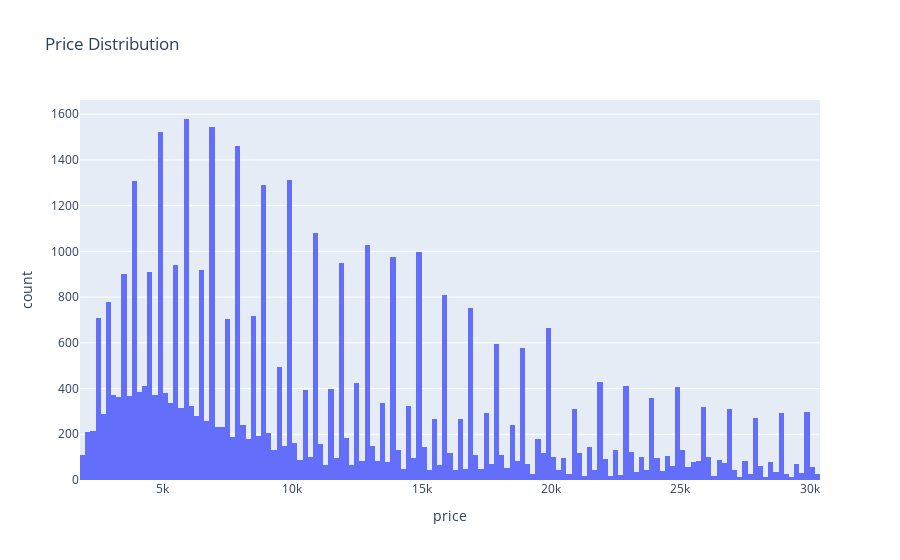

Notebook cell for this chart:
### Code cell
# Exploratory Visualizations
# 1. Price Histogram
fig_hist = px.histogram(df, x="price", title="Price Distribution")
fig_hist.show()

### Figure 1 — Plotly figure (JSON) as saved in the notebook; plotly's stock layout.template omitted (floating-point values rounded to 4 significant figures; data arrays with more than 128 entries replaced by an {"elided": "..."} marker saying what was removed)
{"data": [{"alignmentgroup": "True", "bingroup": "x", "hovertemplate": "price=%{x}<br>count=%{y}<extra></extra>", "legendgroup": "", "marker": {"color": "#636efa", "pattern": {"shape": ""}}, "name": "", "offsetgroup": "", "orientation": "v", "showlegend": false, "type": "histogram", "x": {"elided": "44184 int values"}, "xaxis": "x", "yaxis": "y"}], "layout": {"barmode": "relative", "legend": {"tracegroupgap": 0}, "title": {"text": "Price Distribution"}, "xaxis": {"anchor": "y", "domain": [0, 1], "title": {"text": "price"}}, "yaxis": {"anchor": "x", "domain": [0, 1], "title": {"text": "count"}}}}
